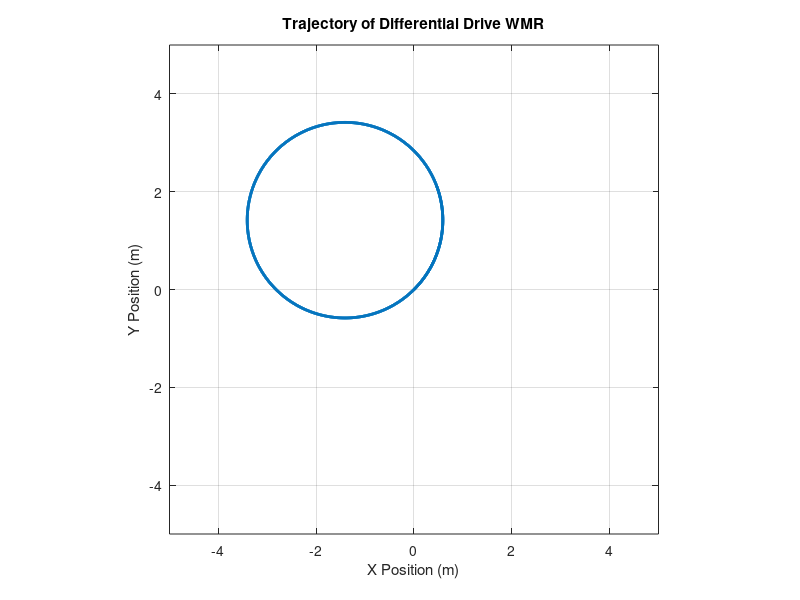
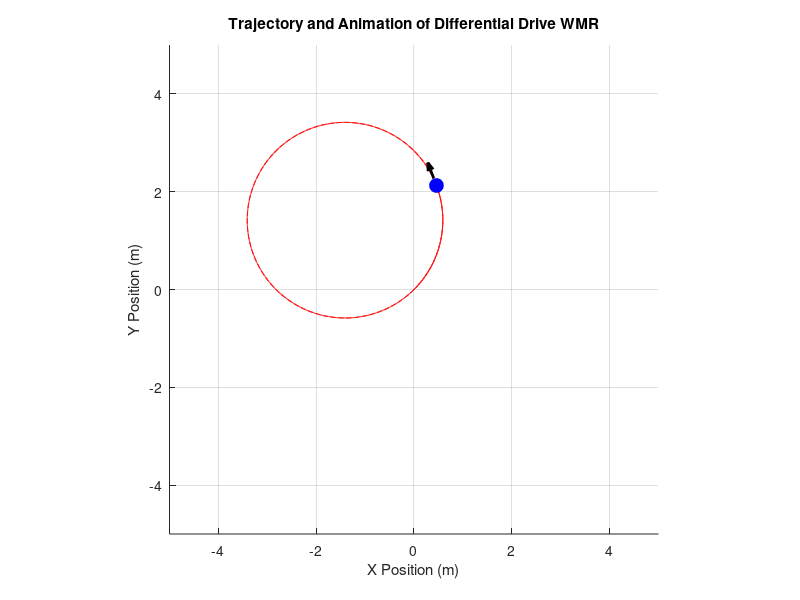

These charts were generated, in order, by the following MATLAB code:
%% Differential Drive WMR Kinematic Model Simulation

%% Parameters
r = 0.1; % Radius of the wheels
a = 0.5; % Distance between center and robot wheels - meters
v = 1; % linear velocity - m/s
R = 2; % Circular path radius - meters
phi = pi/4; % starting orientation of the robot - radians
x_Q = 0; % Initial X position of the robot - meters
y_Q = 0; % Initial Y position of the robot - meters
dt = 0.01; % Time step in seconds
t_total = 40; % Total simulation time in seconds

%% Initialize arrays for storing positions
t = 0:dt:t_total;
x_Q_arr = zeros(size(t));
y_Q_arr = zeros(size(t));
phi_arr = zeros(size(t));

%% Initial conditions
x_Q_arr(1) = x_Q;
y_Q_arr(1) = y_Q;
phi_arr(1) = phi;

%% Simulation loop
for i = 2:length(t)
    %% Calculate wheel velocities for a circular path
    v_r = v * (1 + a / R);  % Right wheel velocity
    v_l = v * (1 - a / R);  % Left wheel velocity

    %% Calculate velocities
    omega = (v_r - v_l) / (2 * a); % Angular velocity

    %% Update the robot's position
    x_dot_Q = v * cos(phi);  % Velocity in X direction
    y_dot_Q = v * sin(phi);  % Velocity in Y direction
    phi_dot = omega; % Change in orientation

    %% Integrate to get the new position and orientation
    x_Q = x_Q + x_dot_Q * dt;
    y_Q = y_Q + y_dot_Q * dt;
    phi = phi + phi_dot * dt;

    %% Store the results
    x_Q_arr(i) = x_Q;
    y_Q_arr(i) = y_Q;
    phi_arr(i) = phi;
end

%% Plot the trajectory (Circular)
figure;
plot(x_Q_arr, y_Q_arr, 'LineWidth', 2);
xlabel('X Position (m)');
ylabel('Y Position (m)');
title('Trajectory of Differential Drive WMR');
grid on;
axis equal;

%% Set the x and y axis limits
xlim([-5 5]); 
ylim([-5 5]); 

%% Animation of Differential Drive WMR Trajectory

figure;
hold on;
plot(x_Q_arr, y_Q_arr, 'r--'); % Plot the trajectory path
robot_body = plot(x_Q_arr(1), y_Q_arr(1), 'bo', 'MarkerSize', 10, 'MarkerFaceColor', 'b'); % Initial robot body
robot_direction = quiver(x_Q_arr(1), y_Q_arr(1), cos(phi_arr(1)), sin(phi_arr(1)), 0.5, 'k', 'LineWidth', 2); % Robot heading direction
xlabel('X Position (m)');
ylabel('Y Position (m)');
title('Trajectory and Animation of Differential Drive WMR');
grid on;
axis equal;

%% Set the x and y axis limits
xlim([-5 5]); 
ylim([-5 5]); 


%% Animation Loop-- where the robot moves in a circular path with constant speed as there is no force applied
for i = 1:10:length(t)
    % Update the robot's position (blue dot) and direction (quiver for arrow)
    set(robot_body, 'XData', x_Q_arr(i), 'YData', y_Q_arr(i));  % Update robot body position
    set(robot_direction, 'XData', x_Q_arr(i), 'YData', y_Q_arr(i), ...
        'UData', cos(phi_arr(i)), 'VData', sin(phi_arr(i)));    % Update heading direction

    % Pause to create animation effect
    pause(0.01);
end

hold off;

%% The end
